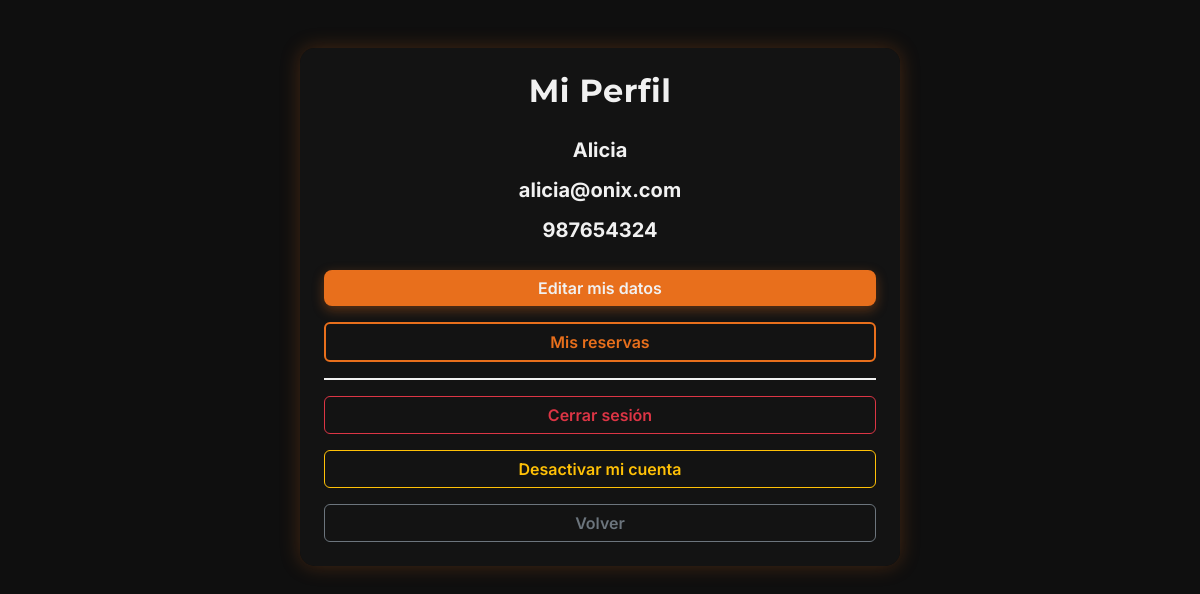
The page /users/profile.php (signed in) on the database its author committed.
### tables this page shows
CREATE TABLE `usuarios` (
  `id` int(11) NOT NULL,
  `nombre` varchar(50) NOT NULL,
  `email` varchar(50) NOT NULL,
  `contrasenya` varchar(255) NOT NULL,
  `telefono` varchar(20) NOT NULL,
  `rol` enum('usuario','administrador') NOT NULL DEFAULT 'usuario',
  `estado` enum('activo','inactivo') NOT NULL DEFAULT 'activo'
);

### src/users/profile.php (the view, shortened to what this page needs)
<?php
    $db = Database::getConnection();
    $sessionId = $_SESSION["id"];
    $query = $db->prepare("SELECT id, nombre AS name, email, telefono AS phone, rol AS role FROM usuarios WHERE id = :id");
    $query->execute([":id" => $sessionId]);
    $user = $query->fetch(PDO::FETCH_ASSOC);
    $isAdmin = isset($_SESSION["role"]) && $_SESSION["role"] === "admin";
?>
<!DOCTYPE html>
<html lang="es">
<head>
    <link href="https://cdn.jsdelivr.net/npm/bootstrap@5.3.0/dist/css/bootstrap.min.css" rel="stylesheet">
    <link rel="stylesheet" href="https://cdn.jsdelivr.net/npm/bootstrap-icons@1.10.5/font/bootstrap-icons.css">
    <link rel="stylesheet" href="/assets/css/styles.css">
</head>
<body>
    <main class="onix-bg d-flex justify-content-center align-items-start py-5">
        <div class="p-4 onix-card" style="max-width: 600px; width: 100%;">
            <h2 class="text-center mb-4 fw-bold">Mi Perfil</h2>
            <div class="text-center fs-5 mb-4">
                <p class="mb-2"><strong><?= htmlspecialchars($user["name"]) ?></strong></p>
                <p class="mb-2"><strong><?= htmlspecialchars($user["email"]) ?></strong></p>
                <p class="mb-2"><strong><?= htmlspecialchars($user["phone"]) ?></strong></p>
            </div>
            <div class="d-grid gap-3 mt-4">
                <?php if ($isAdmin): ?>
                    <a href="/users/user_edit.php?only_mine=1&id=<?= $_SESSION["id"] ?>" class="btn btn-onix fw-semibold">Editar mis datos</a>
                <?php else: ?>
                    <a href="/users/user_edit.php?id=<?= $_SESSION["id"] ?>" class="btn btn-onix fw-semibold">Editar mis datos</a>
                <?php endif; ?>
                <?php if ($isAdmin): ?>
                    <a href="/bookings/booking_list.php?only_mine=1" class="btn btn-outline-onix fw-semibold">Mis reservas</a>
                <?php else: ?>
                    <a href="/bookings/booking_list.php" class="btn btn-outline-onix fw-semibold">Mis reservas</a>
                <?php endif; ?>
                <hr class="onix-divider">
                <a href="/users/logout.php" class="btn btn-outline-danger fw-semibold">Cerrar sesión</a>
                <?php if ($user["role"] !== "administrador"): ?>
                    <a href="/users/user_deactivate.php?id=<?= htmlspecialchars(urlencode($user["id"])) ?>&action=deactivate&only_mine=1" class="btn btn-outline-warning fw-semibold"
                    onclick="return confirm('¿Seguro que deseas desactivar tu cuenta?');">Desactivar mi cuenta</a>
                <?php endif; ?>
                <a href="/index.php" class="btn btn-outline-secondary fw-semibold">Volver</a>
            </div>
        </div>
    </main>
</body>
</html>

### src/assets/css/styles.css (style rules this page uses)
* { margin: 0; padding: 0; font-family: 'Inter', sans-serif; box-sizing: border-box; }
h1, h2, h3, h4 { font-family: 'Montserrat', sans-serif; letter-spacing: 0.5px; }
body { background-color: #0F0F0F; color: #F1F1F1; line-height: 1.6; }
a { color: #F1F1F1; text-decoration: none; }
.onix-bg { min-height: 100vh; padding: 2rem; }
.onix-card { background: rgba(20, 20, 20, 0.85); border-radius: 15px; width: 100%; max-width: 420px; box-shadow: 0 0 20px rgba(232, 111, 28, 0.25); backdrop-filter: blur(8px); }
.btn-onix { background-color: #E86F1C; color: #F1F1F1; border: none; border-radius: 8px; box-shadow: 0 4px 12px rgba(232, 111, 28, 0.35); transition: all 0.2s ease-in-out; }
.btn-outline-onix { border: 2px solid #E86F1C; color: #E86F1C; transition: 0.3s ease; }
.onix-divider { border: none; border-top: 2px solid #F1F1F1; opacity: 1; margin: 0; }

### rows shown on the page
usuarios: nombre "Alicia", email "alicia@onix.com", telefono "987654324"
